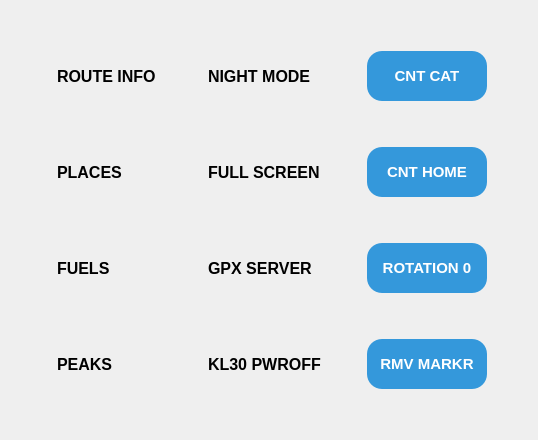
         <widget class="QWidget" name="config">
          <attribute name="title">
           <string>CONFIG</string>
          </attribute>
          <layout class="QGridLayout" name="gridLayout_3">
           <item row="2" column="2">
            <spacer name="verticalSpacer_7">
             <property name="orientation">
              <enum>Qt::Vertical</enum>
             </property>
             <property name="sizeType">
              <enum>QSizePolicy::Maximum</enum>
             </property>
             <property name="sizeHint" stdset="0">
              <size>
               <width>20</width>
               <height>40</height>
              </size>
             </property>
            </spacer>
           </item>
           <item row="6" column="2">
            <widget class="QLabel" name="fuelLbl">
             <property name="font">
              <font>
               <pointsize>12</pointsize>
               <bold>true</bold>
              </font>
             </property>
             <property name="styleSheet">
              <string notr="true">font-weight: bold;</string>
             </property>
             <property name="text">
              <string>FUELS</string>
             </property>
            </widget>
           </item>
           <item row="1" column="4">
            <widget class="Switch" name="sNight" native="true"/>
           </item>
           <item row="10" column="4">
            <widget class="Switch" name="sKL30" native="true"/>
           </item>
           <item row="3" column="6">
            <widget class="QLabel" name="label_2">
             <property name="font">
              <font>
               <pointsize>12</pointsize>
               <bold>true</bold>
              </font>
             </property>
             <property name="styleSheet">
              <string notr="true">font-weight: bold;</string>
             </property>
             <property name="text">
              <string>FULL SCREEN</string>
             </property>
            </widget>
           </item>
           <item row="3" column="0">
            <spacer name="horizontalSpacer_4">
             <property name="orientation">
              <enum>Qt::Horizontal</enum>
             </property>
             <property name="sizeType">
              <enum>QSizePolicy::Minimum</enum>
             </property>
             <property name="sizeHint" stdset="0">
              <size>
               <width>40</width>
               <height>20</height>
              </size>
             </property>
            </spacer>
           </item>
           <item row="11" column="2">
            <spacer name="verticalSpacer_6">
             <property name="orientation">
              <enum>Qt::Vertical</enum>
             </property>
             <property name="sizeType">
              <enum>QSizePolicy::Minimum</enum>
             </property>
             <property name="sizeHint" stdset="0">
              <size>
               <width>20</width>
               <height>40</height>
              </size>
             </property>
            </spacer>
           </item>
           <item row="10" column="8">
            <widget class="QPushButton" name="rmMarkerBtn">
             <property name="font">
              <font>
               <pointsize>11</pointsize>
               <bold>true</bold>
              </font>
             </property>
             <property name="styleSheet">
              <string notr="true"> QPushButton {
        width: 120px;
        height: 50px;
        background-color: #3498db;
        color: white;
        border: none;
        border-radius: 15px;
        font-weight: bold;
    }

    QPushButton:hover {
        background-color: #5dade2;
    }

    QPushButton:pressed {
        background-color: #2e86c1;
        padding-top: 2px;
        padding-left: 2px;
    }

    QPushButton:disabled {
        background-color: #95a5a6;
        color: #ecf0f1;
    }</string>
             </property>
             <property name="text">
              <string>RMV MARKR</string>
             </property>
            </widget>
           </item>
           <item row="1" column="2">
            <widget class="QLabel" name="trackLbl">
             <property name="font">
              <font>
               <pointsize>12</pointsize>
               <bold>true</bold>
              </font>
             </property>
             <property name="styleSheet">
              <string notr="true">font-weight: bold;</string>
             </property>
             <property name="text">
              <string>ROUTE INFO</string>
             </property>
            </widget>
           </item>
           <item row="1" column="8">
            <widget class="QPushButton" name="cntCatBtn">
             <property name="font">
              <font>
               <pointsize>11</pointsize>
               <bold>true</bold>
              </font>
             </property>
             <property name="styleSheet">
              <string notr="true"> QPushButton {
        width: 120px;
        height: 50px;
        background-color: #3498db;
        color: white;
        border: none;
        border-radius: 15px;
        font-weight: bold;
    }

    QPushButton:hover {
        background-color: #5dade2;
    }

    QPushButton:pressed {
        background-color: #2e86c1;
        padding-top: 2px;
        padding-left: 2px;
    }

    QPushButton:disabled {
        background-color: #95a5a6;
        color: #ecf0f1;
    }</string>
             </property>
             <property name="text">
              <string>CNT CAT</string>
             </property>
            </widget>
           </item>
           <item row="3" column="8">
            <widget class="QPushButton" name="cntHomeBtn">
             <property name="font">
              <font>
               <pointsize>11</pointsize>
               <bold>true</bold>
              </font>
             </property>
             <property name="styleSheet">
              <string notr="true"> QPushButton {
        width: 120px;
        height: 50px;
        background-color: #3498db;
        color: white;
        border: none;
        border-radius: 15px;
        font-weight: bold;
    }

    QPushButton:hover {
        background-color: #5dade2;
    }

    QPushButton:pressed {
        background-color: #2e86c1;
        padding-top: 2px;
        padding-left: 2px;
    }

    QPushButton:disabled {
        background-color: #95a5a6;
        color: #ecf0f1;
    }</string>
             </property>
             <property name="text">
              <string>CNT HOME</string>
             </property>
            </widget>
           </item>
           <item row="6" column="1">
            <widget class="Switch" name="sFuels" native="true"/>
           </item>
           <item row="10" column="6">
            <widget class="QLabel" name="label_3">
             <property name="font">
              <font>
               <pointsize>12</pointsize>
               <bold>true</bold>
              </font>
             </property>
             <property name="styleSheet">
              <string notr="true">font-weight: bold;</string>
             </property>
             <property name="text">
              <string>KL30 PWROFF</string>
             </property>
            </widget>
           </item>
           <item row="6" column="4">
            <widget class="Switch" name="sWifi" native="true"/>
           </item>
           <item row="3" column="3">
            <spacer name="horizontalSpacer_3">
             <property name="orientation">
              <enum>Qt::Horizontal</enum>
             </property>
             <property name="sizeHint" stdset="0">
              <size>
               <width>40</width>
               <height>20</height>
              </size>
             </property>
            </spacer>
           </item>
           <item row="1" column="1">
            <widget class="Switch" name="sInfo" native="true"/>
           </item>
           <item row="10" column="2">
            <widget class="QLabel" name="FreeLbl">
             <property name="font">
              <font>
               <pointsize>12</pointsize>
               <bold>true</bold>
              </font>
             </property>
             <property name="styleSheet">
              <string notr="true">font-weight: bold;</string>
             </property>
             <property name="text">
              <string>PEAKS</string>
             </property>
            </widget>
           </item>
           <item row="4" column="2">
            <spacer name="verticalSpacer_13">
             <property name="orientation">
              <enum>Qt::Vertical</enum>
             </property>
             <property name="sizeType">
              <enum>QSizePolicy::Maximum</enum>
             </property>
             <property name="sizeHint" stdset="0">
              <size>
               <width>20</width>
               <height>40</height>
              </size>
             </property>
            </spacer>
           </item>
           <item row="3" column="2">
            <widget class="QLabel" name="placesLbl">
             <property name="font">
              <font>
               <pointsize>12</pointsize>
               <bold>true</bold>
              </font>
             </property>
             <property name="styleSheet">
              <string notr="true">font-weight: bold;</string>
             </property>
             <property name="text">
              <string>PLACES</string>
             </property>
            </widget>
           </item>
           <item row="10" column="1">
            <widget class="Switch" name="sPeaks" native="true"/>
           </item>
           <item row="3" column="7">
            <spacer name="horizontalSpacer_6">
             <property name="orientation">
              <enum>Qt::Horizontal</enum>
             </property>
             <property name="sizeHint" stdset="0">
              <size>
               <width>40</width>
               <height>20</height>
              </size>
             </property>
            </spacer>
           </item>
           <item row="3" column="4">
            <widget class="Switch" name="sFullScrn" native="true"/>
           </item>
           <item row="0" column="2">
            <spacer name="verticalSpacer_5">
             <property name="orientation">
              <enum>Qt::Vertical</enum>
             </property>
             <property name="sizeType">
              <enum>QSizePolicy::Maximum</enum>
             </property>
             <property name="sizeHint" stdset="0">
              <size>
               <width>20</width>
               <height>40</height>
              </size>
             </property>
            </spacer>
           </item>
           <item row="3" column="10">
            <spacer name="horizontalSpacer_7">
             <property name="orientation">
              <enum>Qt::Horizontal</enum>
             </property>
             <property name="sizeHint" stdset="0">
              <size>
               <width>40</width>
               <height>20</height>
              </size>
             </property>
            </spacer>
           </item>
           <item row="8" column="2">
            <spacer name="verticalSpacer_16">
             <property name="orientation">
              <enum>Qt::Vertical</enum>
             </property>
             <property name="sizeType">
              <enum>QSizePolicy::Maximum</enum>
             </property>
             <property name="sizeHint" stdset="0">
              <size>
               <width>20</width>
               <height>40</height>
              </size>
             </property>
            </spacer>
           </item>
           <item row="6" column="6">
            <widget class="QLabel" name="gpxServer">
             <property name="font">
              <font>
               <pointsize>12</pointsize>
               <bold>true</bold>
              </font>
             </property>
             <property name="styleSheet">
              <string notr="true">font-weight: bold;</string>
             </property>
             <property name="text">
              <string>GPX SERVER</string>
             </property>
            </widget>
           </item>
           <item row="1" column="6">
            <widget class="QLabel" name="nightLbl">
             <property name="font">
              <font>
               <pointsize>12</pointsize>
               <bold>true</bold>
              </font>
             </property>
             <property name="styleSheet">
              <string notr="true">font-weight: bold;</string>
             </property>
             <property name="text">
              <string>NIGHT MODE</string>
             </property>
            </widget>
           </item>
           <item row="3" column="1">
            <widget class="Switch" name="sPlaces" native="true"/>
           </item>
           <item row="6" column="8">
            <widget class="QPushButton" name="cntRotationBtn">
             <property name="font">
              <font>
               <pointsize>11</pointsize>
               <bold>true</bold>
              </font>
             </property>
             <property name="styleSheet">
              <string notr="true"> QPushButton {
        width: 120px;
        height: 50px;
        background-color: #3498db;
        color: white;
        border: none;
        border-radius: 15px;
        font-weight: bold;
    }

    QPushButton:hover {
        background-color: #5dade2;
    }

    QPushButton:pressed {
        background-color: #2e86c1;
        padding-top: 2px;
        padding-left: 2px;
    }

    QPushButton:disabled {
        background-color: #95a5a6;
        color: #ecf0f1;
    }</string>
             </property>
             <property name="text">
              <string>ROTATION 0</string>
             </property>
            </widget>
           </item>
          </layout>
         </widget>
